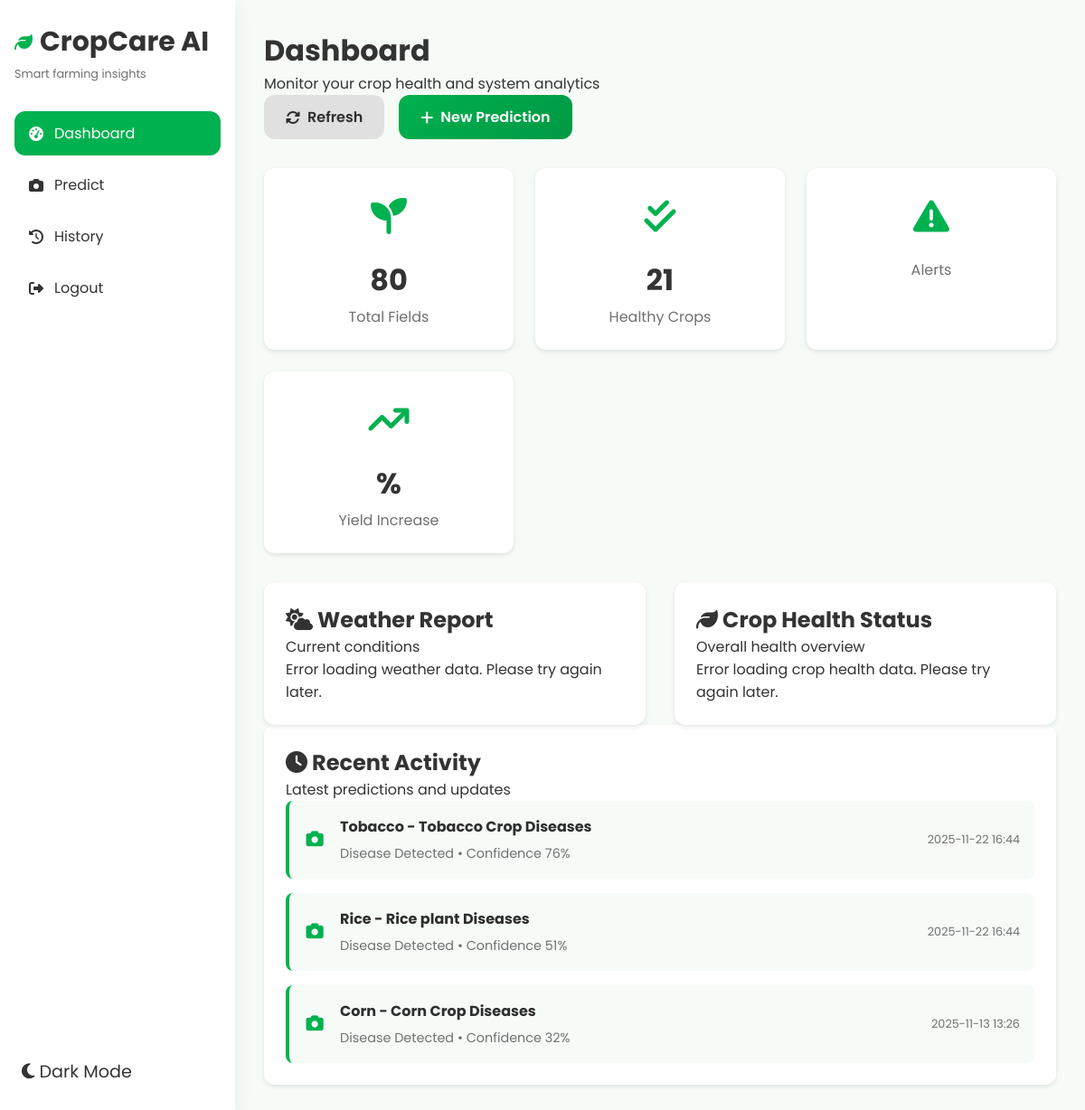
Screenshot of /dashboard (signed in) with the database file from the repository.
### tables this page shows
CREATE TABLE user_predictions
                 (username TEXT, image_name TEXT, prediction TEXT, confidence REAL, 
                  is_healthy BOOLEAN, crop_type TEXT, prediction_date TEXT);

### app_flask.py (the view)
@app.route('/dashboard')
def dashboard():
    if 'username' not in session:
        return redirect(url_for('home'))
    conn = sqlite3.connect('user_data.db')
    c = conn.cursor()
    c.execute('SELECT COUNT(*) FROM user_predictions WHERE username=?', (session['username'],))
    total_fields = c.fetchone()[0]
    c.execute('SELECT COUNT(*) FROM user_predictions WHERE username=? AND is_healthy=1', (session['username'],))
    healthy_crops = c.fetchone()[0]
    c.execute('SELECT COUNT(*) FROM user_predictions WHERE username=? AND is_healthy=0', (session['username'],))
    diseased_crops = c.fetchone()[0]
    conn.close()
    weather = {
        'temperature': 29,
        'description': 'Clear Skies',
        'humidity': 60,
        'wind_speed': 5,
        'visibility': 10
    }
    crop_health = {
        'status': 'Stable',
        'status_class': 'status-stable',
        'soil_moisture': 55,
        'nutrient_level': 68,
        'disease_risk': 12
    }
    stats = {
        'fields': total_fields,
        'healthy': healthy_crops,
        'diseased': diseased_crops
    }
    recent_predictions = []
    try:
        conn = sqlite3.connect('user_data.db')
        c = conn.cursor()
        c.execute('''SELECT image_name, prediction, confidence, is_healthy, crop_type, prediction_date
                     FROM user_predictions WHERE username=? ORDER BY prediction_date DESC LIMIT 3''', (session['username'],))
        for row in c.fetchall():
            recent_predictions.append({
                'image': (row[0] or '').replace('\\','/'),
                'prediction': row[1],
                'confidence': f"{float(row[2]):.0%}",
                'is_healthy': bool(row[3]),
                'crop_type': row[4],
                'date': row[5],
            })
        conn.close()
    except Exception as e:
        app.logger.error(f"Recent predictions fetch error: {e}")
    return render_template(
        'dashboard.html',
        username=session['username'],
        stats=stats,
        weather=weather,
        crop_health=crop_health,
        recent_predictions=recent_predictions
    )

### app_flask.py (called while the page is built)
@app.after_request
def add_no_cache_headers(response):
    response.headers['Cache-Control'] = 'no-store, no-cache, must-revalidate, max-age=0'
    response.headers['Pragma'] = 'no-cache'
    response.headers['Expires'] = '0'
    return response

@app.template_filter('datetime')
def format_datetime(value):
    try:
        dt = datetime.fromisoformat(value)
        return dt.strftime('%Y-%m-%d %H:%M')
    except:
        return value

### templates/dashboard.html (shortened to what this page needs)
<!DOCTYPE html>
<html lang="en">
<head>
  <link rel="stylesheet" href="{{ url_for('static', filename='css/style.css') }}">
  <link rel="stylesheet" href="{{ url_for('static', filename='css/theme.css') }}">
  <link rel="stylesheet" href="https://cdnjs.cloudflare.com/ajax/libs/font-awesome/6.5.0/css/all.min.css">
</head>
<body>
  <div class="sidebar">
    <div class="sidebar-header">
      <div class="sidebar-brand">
        <i class="fas fa-leaf"></i>
        <h2>CropCare AI</h2>
      </div>
      <p class="sidebar-tagline">Smart farming insights</p>
    </div>
    <nav class="sidebar-nav">
      <a href="{{ url_for('dashboard') }}" class="nav-item active">
        <i class="fas fa-tachometer-alt"></i>
        <span>Dashboard</span>
      </a>
      <a href="{{ url_for('predict') }}" class="nav-item">
        <i class="fas fa-camera"></i>
        <span>Predict</span>
      </a>
      <a href="{{ url_for('history') }}" class="nav-item">
        <i class="fas fa-history"></i>
        <span>History</span>
      </a>
      <a href="{{ url_for('logout') }}" class="nav-item">
        <i class="fas fa-sign-out-alt"></i>
        <span>Logout</span>
      </a>
    </nav>
    <div class="sidebar-footer">
      <button class="theme-toggle" onclick="toggleTheme()">
        <i class="fas fa-moon"></i>
        <span>Dark Mode</span>
      </button>
    </div>
  </div>
  <div class="main-content">
    <div class="container">
      <div class="page-header">
        <h1>Dashboard</h1>
        <p>Monitor your crop health and system analytics</p>
      </div>
      <div class="dashboard-actions">
        <button class="btn btn-secondary" onclick="refreshDashboard()">
          <i class="fas fa-sync-alt"></i>
          Refresh
        </button>
        <button class="btn btn-primary" onclick="window.location.href='{{ url_for('predict') }}'">
          <i class="fas fa-plus"></i>
          New Prediction
        </button>
      </div>
      <div class="stats-grid">
        <div class="stat-card">
          <div class="stat-icon">
            <i class="fas fa-seedling"></i>
          </div>
          <div class="stat-number">{{ stats.fields }}</div>
          <div class="stat-label">Total Fields</div>
        </div>
        <div class="stat-card">
          <div class="stat-icon healthy">
            <i class="fas fa-check-double"></i>
          </div>
          <div class="stat-number">{{ stats.healthy }}</div>
          <div class="stat-label">Healthy Crops</div>
        </div>
        <div class="stat-card">
          <div class="stat-icon warning">
            <i class="fas fa-triangle-exclamation"></i>
          </div>
          <div class="stat-label">Alerts</div>
        </div>
        <div class="stat-card">
          <div class="stat-icon">
            <i class="fas fa-arrow-trend-up"></i>
          </div>
          <div class="stat-number">{{ stats.yield_inc }}%</div>
          <div class="stat-label">Yield Increase</div>
        </div>
      </div>
      <div class="report-grid">
        <div class="card">
          <div class="card-header">
            <h2><i class="fas fa-cloud-sun"></i> Weather Report</h2>
            <span class="card-subtitle">Current conditions</span>
          </div>
          <div id="weather-container" class="weather-metrics">
          </div>
        </div>
        <div class="card">
          <div class="card-header">
            <h2><i class="fas fa-leaf"></i> Crop Health Status</h2>
            <span class="card-subtitle">Overall health overview</span>
          </div>
          <div id="crop-health-container" class="health-rows"></div>
        </div>
      </div>
      <div class="card">
        <div class="card-header">
          <h2><i class="fas fa-clock"></i> Recent Activity</h2>
          <span class="card-subtitle">Latest predictions and updates</span>
        </div>
        <div class="activity-list">
          {% if recent_predictions and recent_predictions|length > 0 %}
            {% for item in recent_predictions %}
              <div class="activity-item">
                <i class="fas fa-camera text-primary"></i>
                <div class="activity-content">
                  <strong>{{ item.crop_type }} - {{ item.prediction }}</strong>
                  <span>{{ 'Healthy' if item.is_healthy else 'Disease Detected' }} • Confidence {{ item.confidence }}</span>
                </div>
                <span class="activity-time">{{ item.date|datetime }}</span>
              </div>
            {% endfor %}
          {% else %}
            <div class="alert alert-info">No recent predictions yet.</div>
          {% endif %}
        </div>
      </div>
    </div>
  </div>
</body>
</html>

### static/css/style.css (style rules this page uses)
:root { --primary: #00B14F; --light-bg: #F7FBF8; --card: #FFFFFF; --text-pri: #2E2E2E; --text-sec: #707070; --accent: #FFC107; --danger: #E53935; --radius: 12px; --shadow: 0 4px 20px rgba(0,0,0,.06); --transition:.3s ease; --sidebar-w: 260px; }
* { margin:0; padding:0; box-sizing:border-box; }
body { font-family:'Poppins',sans-serif; background:var(--light-bg); color:var(--text-pri); display:flex; min-height:100vh; }
a { text-decoration:none;color:inherit }
button,input,textarea { font-family:inherit;font-size:1rem;border:none;outline:none }
.sidebar { width:var(--sidebar-w); background:var(--card); box-shadow:var(--shadow); display:flex; flex-direction:column; padding:1.5rem 1rem; position:fixed; height:100%; left:0; top:0; z-index:1000; }
.sidebar-brand { display:flex; align-items:center; gap:.5rem; font-weight:700; font-size:1.25rem; margin-bottom:.25rem; }
.sidebar-brand i { color:var(--primary) }
.sidebar-tagline { font-size:.8rem;color:var(--text-sec);margin-bottom:2rem }
.sidebar-nav { flex:1 }
.nav-item { display:flex; align-items:center; gap:.75rem; padding:.75rem 1rem; border-radius:var(--radius); margin-bottom:.5rem; transition:var(--transition); }
.nav-item:hover,.nav-item.active { background:var(--primary); color:#fff; }
.main-content { margin-left:var(--sidebar-w); flex:1; padding:2rem; background:var(--light-bg); min-height:100vh; }
.container { max-width:1200px;margin:0 auto }
.btn { display:inline-flex; align-items:center; justify-content:center; gap:.5rem; padding:.75rem 1.5rem; border-radius:var(--radius); font-weight:600; cursor:pointer; transition:var(--transition); }
.btn-primary { background:linear-gradient(135deg,var(--primary),#009944); color:#fff; }
.btn-secondary { background:#e0e0e0;color:var(--text-pri) }
.card { background:var(--card); border-radius:var(--radius); box-shadow:var(--shadow); padding:1.5rem; transition:var(--transition); }
.stats-grid { display:grid; grid-template-columns:repeat(auto-fit,minmax(220px,1fr)); gap:1.5rem; margin-bottom:2rem; }
.stat-card { background:var(--card); border-radius:var(--radius); box-shadow:var(--shadow); padding:1.5rem; text-align:center; transition:var(--transition); }
.stat-icon { font-size:2.5rem;margin-bottom:1rem;color:var(--primary) }
.stat-number { font-size:2rem;font-weight:700;margin-bottom:.25rem }
.stat-label { color:var(--text-sec) }
.report-grid { display:grid; grid-template-columns:1fr 1fr; gap:2rem; }
.weather-metrics,.crop-rows { display:grid; gap:1rem; }
.health-rows { display:grid;gap:1rem }
.dashboard-actions { display: flex; gap: 1rem; margin-bottom: 2rem; flex-wrap: wrap; }
.dashboard-actions .btn { display: flex; align-items: center; gap: 0.5rem; }
.activity-list { display: flex; flex-direction: column; gap: 1rem; }
.activity-item { display: flex; align-items: center; gap: 1rem; padding: 1rem; background: var(--light-bg); border-radius: 8px; border-left: 4px solid var(--primary); }
.activity-item i { font-size: 1.2rem; width: 24px; text-align: center; }
.activity-content { flex: 1; }
.activity-content strong { display: block; color: var(--text-pri); margin-bottom: 0.25rem; }
.activity-content span { color: var(--text-sec); font-size: 0.9rem; }
.activity-time { color: var(--text-sec); font-size: 0.8rem; white-space: nowrap; }
.text-primary { color: var(--primary) !important; }

### static/css/theme.css (style rules this page uses)
:root { --primary-color: #4CAF50; --secondary-color: #2196F3; --text-color: #333; --bg-color: #f9f9f9; --card-bg: #fff; --border-color: #ddd; --shadow-color: rgba(0, 0, 0, 0.1); --success-color: #4CAF50; --warning-color: #ff9800; --danger-color: #f44336; }
body { background-color: var(--bg-color); color: var(--text-color); transition: background-color 0.3s ease, color 0.3s ease; }
.navbar, .card, .stat-card, .weather-card, .drop-zone, .results-section { background-color: var(--card-bg); border-color: var(--border-color); box-shadow: 0 2px 5px var(--shadow-color); transition: background-color 0.3s ease, border-color 0.3s ease, box-shadow 0.3s ease; }
.theme-toggle { background: none; border: none; color: var(--text-color); font-size: 1.2rem; cursor: pointer; padding: 0.5rem; border-radius: 50%; transition: background-color 0.3s ease; }

### rows the page displays
user_predictions: crop_type "Tobacco", prediction "Tobacco Crop Diseases", is_healthy "Disease Detected", confidence "76%", date "2025-11-22 16:44"
user_predictions: crop_type "Rice", prediction "Rice plant Diseases", is_healthy "Disease Detected", confidence "51%", date "2025-11-22 16:44"
user_predictions: crop_type "Corn", prediction "Corn Crop Diseases", is_healthy "Disease Detected", confidence "32%", date "2025-11-13 13:26"

### other values shown
{{ stats.fields }} "80"
{{ stats.healthy }} "21"
